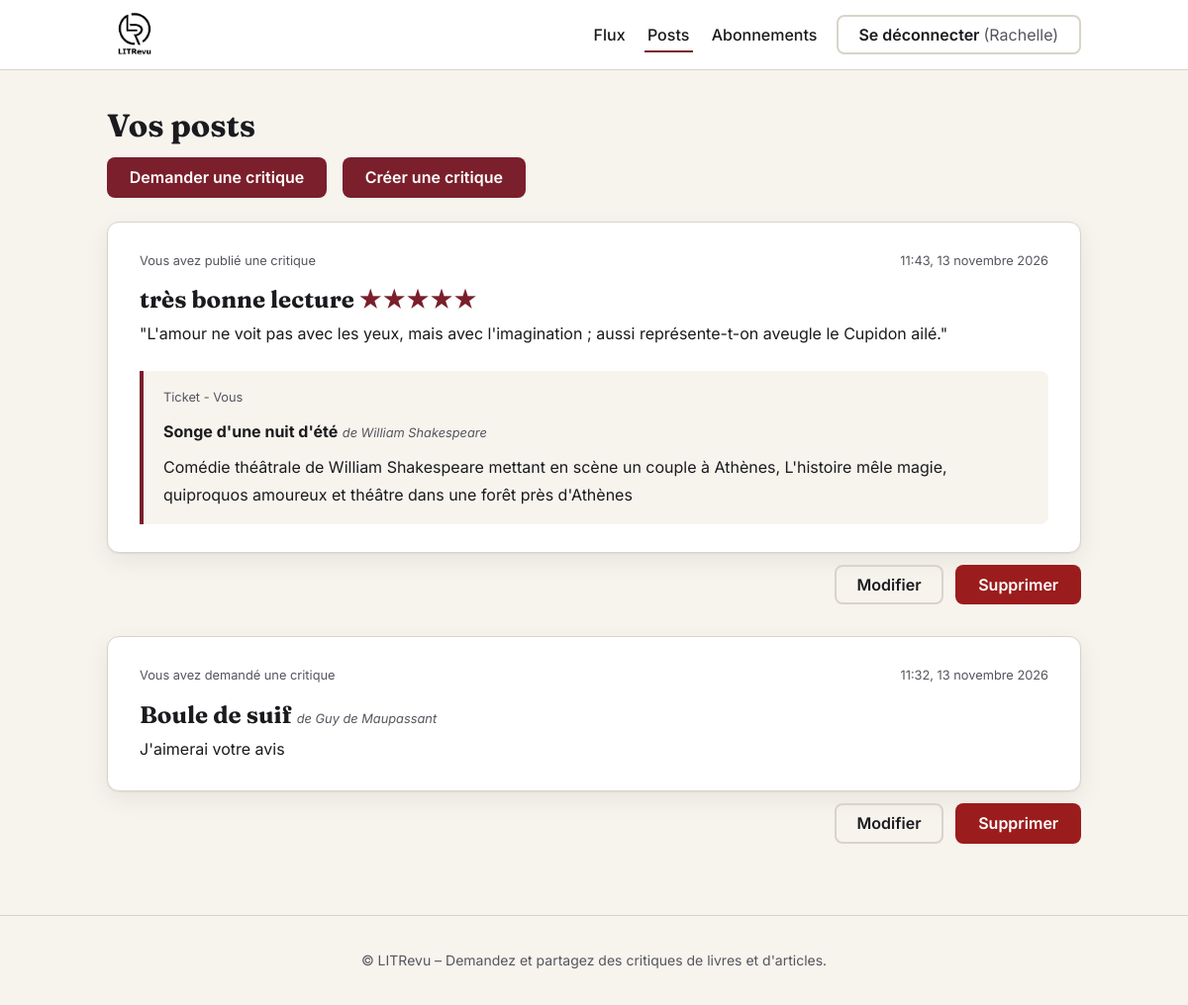
The page /posts/ (signed in) on the database as committed earlier.
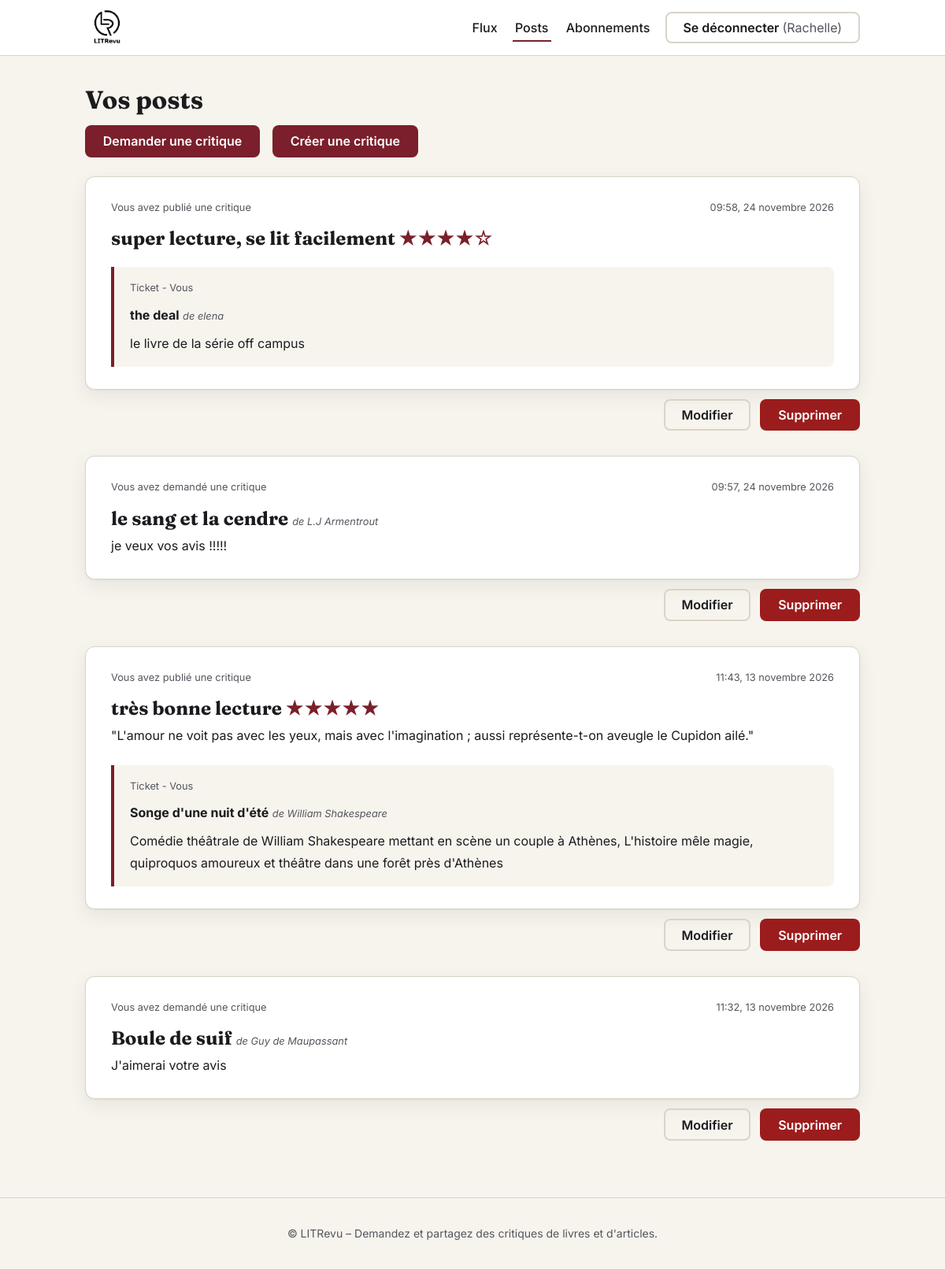
The same page on the database as committed later.
### reviews/models.py (models this page shows, shortened)
class Review(models.Model):
    ticket = models.ForeignKey(to=Ticket, on_delete=models.CASCADE)
    rating = models.PositiveSmallIntegerField(
        validators=[MinValueValidator(0), MaxValueValidator(5)])
    headline = models.CharField(max_length=128)
    body = models.CharField(max_length=8192, blank=True)
    user = models.ForeignKey(
        to=settings.AUTH_USER_MODEL, on_delete=models.CASCADE)
    time_created = models.DateTimeField(auto_now_add=True)
    class Meta:
        ordering = ['-time_created']
        verbose_name = 'critique'
        verbose_name_plural = 'critiques'

class Ticket(models.Model):
    title = models.CharField(max_length=128)
    author = models.CharField(max_length=128, blank=True)
    description = models.TextField(max_length=2048, blank=True)
    user = models.ForeignKey(
        to=settings.AUTH_USER_MODEL, on_delete=models.CASCADE)
    image = models.ImageField(null=True, blank=True, upload_to='tickets/')
    is_request = models.BooleanField(default=True)
    time_created = models.DateTimeField(auto_now_add=True)
    class Meta:
        ordering = ['-time_created']
        verbose_name = 'billet'
        verbose_name_plural = 'billets'

### reviews/views.py (the view)
# urls.py: path('posts/', views.posts, name='posts'),
@login_required
def posts(request):
    tickets = Ticket.objects.filter(user=request.user, is_request=True)
    reviews = (Review.objects
               .filter(user=request.user)
               .select_related('ticket', 'ticket__user'))
    items = sorted(
        chain(
            ((t.time_created, 'ticket', t) for t in tickets),
            ((r.time_created, 'review', r) for r in reviews),
        ),
        key=lambda item: item[0],
        reverse=True,
    )
    return render(request, 'reviews/posts.html', {'items': items})

### reviews/templatetags/review_extras.py (called while the page is built)
@register.filter
def stars(rating):
    rating = int(rating)
    return format_html(
        '<span class="stars"><span aria-hidden="true">{}{}</span>'
        '<span class="visually-hidden">Note : {} sur 5</span></span>',
        '★' * rating, '☆' * (5 - rating), rating)

### templates/reviews/posts.html (shortened to what this page needs)
{% extends 'base.html' %}
{% block content %}
<h1>Vos posts</h1>
<p class="actions actions--start">
  <a href="{% url 'ticket_create' %}" class="btn btn--primary">Demander une critique</a>
  <a href="{% url 'review_create_full' %}" class="btn btn--primary">Créer une critique</a>
</p>
{% for date, kind, obj in items %}
  {% if kind == 'ticket' %}
    {% include 'reviews/_ticket.html' with ticket=obj %}
    <div class="post__actions">
      <a class="btn btn--ghost" href="{% url 'ticket_update' obj.pk %}" title="Modifier le billet « {{ obj.title }} »">Modifier<span class="visually-hidden"> le billet « {{ obj.title }} »</span></a>
      <a class="btn btn--danger" href="{% url 'ticket_delete' obj.pk %}" title="Supprimer le billet « {{ obj.title }} »">Supprimer<span class="visually-hidden"> le billet « {{ obj.title }} »</span></a>
    </div>
  {% else %}
    {% include 'reviews/_review.html' with review=obj %}
    <div class="post__actions">
      <a class="btn btn--ghost" href="{% url 'review_update' obj.pk %}" title="Modifier la critique « {{ obj.headline }} »">Modifier<span class="visually-hidden"> la critique « {{ obj.headline }} »</span></a>
      <a class="btn btn--danger" href="{% url 'review_delete' obj.pk %}" title="Supprimer la critique « {{ obj.headline }} »">Supprimer<span class="visually-hidden"> la critique « {{ obj.headline }} »</span></a>
    </div>
  {% endif %}
{% empty %}
  <p class="lead">Vous n'avez encore rien publié.</p>
{% endfor %}
{% endblock %}

### templates/reviews/_review.html (shortened to what this page needs)
{% load review_extras %}
<article class="post" aria-label="Critique : {{ review.headline }}">
  <header class="post__head">
    <p class="post__meta">{% if review.user == request.user %}Vous avez{% else %}{{ review.user.username }} a{% endif %} publié une critique</p>
    <time datetime="{{ review.time_created|date:'c' }}">{{ review.time_created|date:"H:i, j F Y" }}</time>
  </header>
  <h3 class="post__title">{{ review.headline }} <span class="post__rating">{{ review.rating|stars }}</span></h3>
  {% if review.body %}<p>{{ review.body }}</p>{% endif %}
  <div class="post__ticket">
    {% if review.ticket.is_request %}
      <p class="post__meta">En réponse au billet de {% if review.ticket.user == request.user %}vous{% else %}{{ review.ticket.user.username }}{% endif %}</p>
    {% else %}
      <p class="post__meta">Ticket - {% if review.user == request.user %}Vous{% else %}{{ review.user.username }}{% endif %}</p>
    {% endif %}
    <p><strong>{{ review.ticket.title }}</strong>{% if review.ticket.author %} <span class="post__author-inline">de {{ review.ticket.author }}</span>{% endif %}</p>
    {% if not review.ticket.is_request %}
      {% if review.ticket.description %}<p>{{ review.ticket.description }}</p>{% endif %}
    {% endif %}
  </div>
</article>

### templates/reviews/_ticket.html (shortened to what this page needs)
{% load review_extras %}
<article class="post" aria-label="Billet : {{ ticket.title }}">
  <header class="post__head">
    <p class="post__meta">{% if ticket.user == request.user %}Vous avez{% else %}{{ ticket.user.username }} a{% endif %} demandé une critique</p>
    <time datetime="{{ ticket.time_created|date:'c' }}">{{ ticket.time_created|date:"H:i, j F Y" }}</time>
  </header>
  <h3 class="post__title"><strong>{{ ticket.title }}</strong>{% if ticket.author %} <span class="post__author-inline">de {{ ticket.author }}</span>{% endif %}</h3>
  {% if ticket.description %}<p>{{ ticket.description }}</p>{% endif %}
</article>

Rows that differ between the two databases and show on the page:
added Review: shows "Vous avez", time_created "09:58, 24 novembre 2026", headline "super lecture, se lit facilement", rating|stars "★★★★☆", shows "Ticket -", ticket "the deal", ticket.author "elena", ticket.description "le livre de la série off campus"
added Ticket: shows "Vous avez", time_created "09:57, 24 novembre 2026", title "le sang et la cendre", author "L.J Armentrout", description "je veux vos avis !!!!!"
